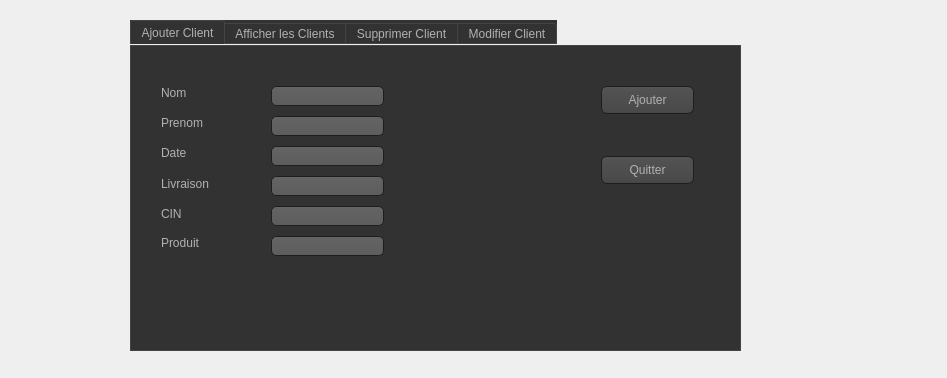
<?xml version="1.0" encoding="UTF-8"?>
<ui version="4.0">
 <class>ThirdDialog</class>
 <widget class="QDialog" name="ThirdDialog">
  <property name="geometry">
   <rect>
    <x>0</x>
    <y>0</y>
    <width>947</width>
    <height>378</height>
   </rect>
  </property>
  <property name="windowTitle">
   <string>Dialog</string>
  </property>
  <widget class="QTabWidget" name="tabWidget">
   <property name="geometry">
    <rect>
     <x>130</x>
     <y>20</y>
     <width>611</width>
     <height>331</height>
    </rect>
   </property>
   <property name="styleSheet">
    <string notr="true">QToolTip
{
     border: 1px solid black;
     background-color: #ffa02f;
     padding: 1px;
     border-radius: 3px;
     opacity: 100;
}

QWidget
{
    color: #b1b1b1;
    background-color: #323232;
}

QWidget:item:hover
{
    background-color: QLinearGradient( x1: 0, y1: 0, x2: 0, y2: 1, stop: 0 #ffa02f, stop: 1 #ca0619);
    color: #000000;
}

QWidget:item:selected
{
    background-color: QLinearGradient( x1: 0, y1: 0, x2: 0, y2: 1, stop: 0 #ffa02f, stop: 1 #d7801a);
}

QMenuBar::item
{
    background: transparent;
}

QMenuBar::item:selected
{
    background: transparent;
    border: 1px solid #ffaa00;
}

QMenuBar::item:pressed
{
    background: #444;
    border: 1px solid #000;
    background-color: QLinearGradient(
        x1:0, y1:0,
        x2:0, y2:1,
        stop:1 #212121,
        stop:0.4 #343434/*,
        stop:0.2 #343434,
        stop:0.1 #ffaa00*/
    );
    margin-bottom:-1px;
    padding-bottom:1px;
}

QMenu
{
    border: 1px solid #000;
}

QMenu::item
{
    padding: 2px 20px 2px 20px;
}

QMenu::item:selected
{
    color: #000000;
}

QWidget:disabled
{
    color: #404040;
    background-color: #323232;
}

QAbstractItemView
{
    background-color: QLinearGradient( x1: 0, y1: 0, x2: 0, y2: 1, stop: 0 #4d4d4d, stop: 0.1 #646464, stop: 1 #5d5d5d);
}

QWidget:focus
{
    /*border: 2px solid QLinearGradient( x1: 0, y1: 0, x2: 0, y2: 1, stop: 0 #ffa02f, stop: 1 #d7801a);*/
}

QLineEdit
{
    background-color: QLinearGradient( x1: 0, y1: 0, x2: 0, y2: 1, stop: 0 #4d4d4d, stop: 0 #646464, stop: 1 #5d5d5d);
    padding: 1px;
    border-style: solid;
    border: 1px solid #1e1e1e;
    border-radius: 5;
}

QPushButton
{
    color: #b1b1b1;
    background-color: QLinearGradient( x1: 0, y1: 0, x2: 0, y2: 1, stop: 0 #565656, stop: 0.1 #525252, stop: 0.5 #4e4e4e, stop: 0.9 #4a4a4a, stop: 1 #464646);
    border-width: 1px;
    border-color: #1e1e1e;
    border-style: solid;
    border-radius: 6;
    padding: 3px;
    font-size: 12px;
    padding-left: 5px;
    padding-right: 5px;
}

QPushButton:pressed
{
    background-color: QLinearGradient( x1: 0, y1: 0, x2: 0, y2: 1, stop: 0 #2d2d2d, stop: 0.1 #2b2b2b, stop: 0.5 #292929, stop: 0.9 #282828, stop: 1 #252525);
}

QComboBox
{
    selection-background-color: #ffaa00;
    background-color: QLinearGradient( x1: 0, y1: 0, x2: 0, y2: 1, stop: 0 #565656, stop: 0.1 #525252, stop: 0.5 #4e4e4e, stop: 0.9 #4a4a4a, stop: 1 #464646);
    border-style: solid;
    border: 1px solid #1e1e1e;
    border-radius: 5;
}

QComboBox:hover,QPushButton:hover
{
    border: 2px solid QLinearGradient( x1: 0, y1: 0, x2: 0, y2: 1, stop: 0 #ffa02f, stop: 1 #d7801a);
}


QComboBox:on
{
    padding-top: 3px;
    padding-left: 4px;
    background-color: QLinearGradient( x1: 0, y1: 0, x2: 0, y2: 1, stop: 0 #2d2d2d, stop: 0.1 #2b2b2b, stop: 0.5 #292929, stop: 0.9 #282828, stop: 1 #252525);
    selection-background-color: #ffaa00;
}

QComboBox QAbstractItemView
{
    border: 2px solid darkgray;
    selection-background-color: QLinearGradient( x1: 0, y1: 0, x2: 0, y2: 1, stop: 0 #ffa02f, stop: 1 #d7801a);
}

QComboBox::drop-down
{
     subcontrol-origin: padding;
     subcontrol-position: top right;
     width: 15px;

     border-left-width: 0px;
     border-left-color: darkgray;
     border-left-style: solid; /* just a single line */
     border-top-right-radius: 3px; /* same radius as the QComboBox */
     border-bottom-right-radius: 3px;
 }

QComboBox::down-arrow
{
     image: url(:/down_arrow.png);
}

QGroupBox:focus
{
border: 2px solid QLinearGradient( x1: 0, y1: 0, x2: 0, y2: 1, stop: 0 #ffa02f, stop: 1 #d7801a);
}

QTextEdit:focus
{
    border: 2px solid QLinearGradient( x1: 0, y1: 0, x2: 0, y2: 1, stop: 0 #ffa02f, stop: 1 #d7801a);
}

QScrollBar:horizontal {
     border: 1px solid #222222;
     background: QLinearGradient( x1: 0, y1: 0, x2: 0, y2: 1, stop: 0.0 #121212, stop: 0.2 #282828, stop: 1 #484848);
     height: 7px;
     margin: 0px 16px 0 16px;
}

QScrollBar::handle:horizontal
{
      background: QLinearGradient( x1: 0, y1: 0, x2: 1, y2: 0, stop: 0 #ffa02f, stop: 0.5 #d7801a, stop: 1 #ffa02f);
      min-height: 20px;
      border-radius: 2px;
}

QScrollBar::add-line:horizontal {
      border: 1px solid #1b1b19;
      border-radius: 2px;
      background: QLinearGradient( x1: 0, y1: 0, x2: 1, y2: 0, stop: 0 #ffa02f, stop: 1 #d7801a);
      width: 14px;
      subcontrol-position: right;
      subcontrol-origin: margin;
}

QScrollBar::sub-line:horizontal {
      border: 1px solid #1b1b19;
      border-radius: 2px;
      background: QLinearGradient( x1: 0, y1: 0, x2: 1, y2: 0, stop: 0 #ffa02f, stop: 1 #d7801a);
      width: 14px;
     subcontrol-position: left;
     subcontrol-origin: margin;
}

QScrollBar::right-arrow:horizontal, QScrollBar::left-arrow:horizontal
{
      border: 1px solid black;
      width: 1px;
      height: 1px;
      background: white;
}

QScrollBar::add-page:horizontal, QScrollBar::sub-page:horizontal
{
      background: none;
}

QScrollBar:vertical
{
      background: QLinearGradient( x1: 0, y1: 0, x2: 1, y2: 0, stop: 0.0 #121212, stop: 0.2 #282828, stop: 1 #484848);
      width: 7px;
      margin: 16px 0 16px 0;
      border: 1px solid #222222;
}

QScrollBar::handle:vertical
{
      background: QLinearGradient( x1: 0, y1: 0, x2: 0, y2: 1, stop: 0 #ffa02f, stop: 0.5 #d7801a, stop: 1 #ffa02f);
      min-height: 20px;
      border-radius: 2px;
}

QScrollBar::add-line:vertical
{
      border: 1px solid #1b1b19;
      border-radius: 2px;
      background: QLinearGradient( x1: 0, y1: 0, x2: 0, y2: 1, stop: 0 #ffa02f, stop: 1 #d7801a);
      height: 14px;
      subcontrol-position: bottom;
      subcontrol-origin: margin;
}

QScrollBar::sub-line:vertical
{
      border: 1px solid #1b1b19;
      border-radius: 2px;
      background: QLinearGradient( x1: 0, y1: 0, x2: 0, y2: 1, stop: 0 #d7801a, stop: 1 #ffa02f);
      height: 14px;
      subcontrol-position: top;
      subcontrol-origin: margin;
}

QScrollBar::up-arrow:vertical, QScrollBar::down-arrow:vertical
{
      border: 1px solid black;
      width: 1px;
      height: 1px;
      background: white;
}


QScrollBar::add-page:vertical, QScrollBar::sub-page:vertical
{
      background: none;
}

QTextEdit
{
    background-color: #242424;
}

QPlainTextEdit
{
    background-color: #242424;
}

QHeaderView::section
{
    background-color: QLinearGradient(x1:0, y1:0, x2:0, y2:1, stop:0 #616161, stop: 0.5 #505050, stop: 0.6 #434343, stop:1 #656565);
    color: white;
    padding-left: 4px;
    border: 1px solid #6c6c6c;
}

QCheckBox:disabled
{
color: #414141;
}

QDockWidget::title
{
    text-align: center;
    spacing: 3px; /* spacing between items in the tool bar */
    background-color: QLinearGradient(x1:0, y1:0, x2:0, y2:1, stop:0 #323232, stop: 0.5 #242424, stop:1 #323232);
}

QDockWidget::close-button, QDockWidget::float-button
{
    text-align: center;
    spacing: 1px; /* spacing between items in the tool bar */
    background-color: QLinearGradient(x1:0, y1:0, x2:0, y2:1, stop:0 #323232, stop: 0.5 #242424, stop:1 #323232);
}

QDockWidget::close-button:hover, QDockWidget::float-button:hover
{
    background: #242424;
}

QDockWidget::close-button:pressed, QDockWidget::float-button:pressed
{
    padding: 1px -1px -1px 1px;
}

QMainWindow::separator
{
    background-color: QLinearGradient(x1:0, y1:0, x2:0, y2:1, stop:0 #161616, stop: 0.5 #151515, stop: 0.6 #212121, stop:1 #343434);
    color: white;
    padding-left: 4px;
    border: 1px solid #4c4c4c;
    spacing: 3px; /* spacing between items in the tool bar */
}

QMainWindow::separator:hover
{

    background-color: QLinearGradient(x1:0, y1:0, x2:0, y2:1, stop:0 #d7801a, stop:0.5 #b56c17 stop:1 #ffa02f);
    color: white;
    padding-left: 4px;
    border: 1px solid #6c6c6c;
    spacing: 3px; /* spacing between items in the tool bar */
}

QToolBar::handle
{
     spacing: 3px; /* spacing between items in the tool bar */
     background: url(:/images/handle.png);
}

QMenu::separator
{
    height: 2px;
    background-color: QLinearGradient(x1:0, y1:0, x2:0, y2:1, stop:0 #161616, stop: 0.5 #151515, stop: 0.6 #212121, stop:1 #343434);
    color: white;
    padding-left: 4px;
    margin-left: 10px;
    margin-right: 5px;
}

QProgressBar
{
    border: 2px solid grey;
    border-radius: 5px;
    text-align: center;
}

QProgressBar::chunk
{
    background-color: #d7801a;
    width: 2.15px;
    margin: 0.5px;
}

QTabBar::tab {
    color: #b1b1b1;
    border: 1px solid #444;
    border-bottom-style: none;
    background-color: #323232;
    padding-left: 10px;
    padding-right: 10px;
    padding-top: 3px;
    padding-bottom: 2px;
    margin-right: -1px;
}

QTabWidget::pane {
    border: 1px solid #444;
    top: 1px;
}

QTabBar::tab:last
{
    margin-right: 0; /* the last selected tab has nothing to overlap with on the right */
    border-top-right-radius: 3px;
}

QTabBar::tab:first:!selected
{
 margin-left: 0px; /* the last selected tab has nothing to overlap with on the right */


    border-top-left-radius: 3px;
}

QTabBar::tab:!selected
{
    color: #b1b1b1;
    border-bottom-style: solid;
    margin-top: 3px;
    background-color: QLinearGradient(x1:0, y1:0, x2:0, y2:1, stop:1 #212121, stop:.4 #343434);
}

QTabBar::tab:selected
{
    border-top-left-radius: 3px;
    border-top-right-radius: 3px;
    margin-bottom: 0px;
}

QTabBar::tab:!selected:hover
{
    /*border-top: 2px solid #ffaa00;
    padding-bottom: 3px;*/
    border-top-left-radius: 3px;
    border-top-right-radius: 3px;
    background-color: QLinearGradient(x1:0, y1:0, x2:0, y2:1, stop:1 #212121, stop:0.4 #343434, stop:0.2 #343434, stop:0.1 #ffaa00);
}

QRadioButton::indicator:checked, QRadioButton::indicator:unchecked{
    color: #b1b1b1;
    background-color: #323232;
    border: 1px solid #b1b1b1;
    border-radius: 6px;
}

QRadioButton::indicator:checked
{
    background-color: qradialgradient(
        cx: 0.5, cy: 0.5,
        fx: 0.5, fy: 0.5,
        radius: 1.0,
        stop: 0.25 #ffaa00,
        stop: 0.3 #323232
    );
}

QCheckBox::indicator{
    color: #b1b1b1;
    background-color: #323232;
    border: 1px solid #b1b1b1;
    width: 9px;
    height: 9px;
}

QRadioButton::indicator
{
    border-radius: 6px;
}

QRadioButton::indicator:hover, QCheckBox::indicator:hover
{
    border: 1px solid #ffaa00;
}

QCheckBox::indicator:checked
{
    image:url(:/images/checkbox.png);
}

QCheckBox::indicator:disabled, QRadioButton::indicator:disabled
{
    border: 1px solid #444;
}</string>
   </property>
   <property name="currentIndex">
    <number>0</number>
   </property>
   <widget class="QWidget" name="tab_5">
    <attribute name="title">
     <string>Ajouter Client</string>
    </attribute>
    <widget class="QLabel" name="label">
     <property name="geometry">
      <rect>
       <x>30</x>
       <y>160</y>
       <width>61</width>
       <height>16</height>
      </rect>
     </property>
     <property name="text">
      <string>CIN</string>
     </property>
    </widget>
    <widget class="QLabel" name="label_15">
     <property name="geometry">
      <rect>
       <x>30</x>
       <y>100</y>
       <width>47</width>
       <height>13</height>
      </rect>
     </property>
     <property name="text">
      <string>Date</string>
     </property>
    </widget>
    <widget class="QLabel" name="label_16">
     <property name="geometry">
      <rect>
       <x>30</x>
       <y>130</y>
       <width>51</width>
       <height>16</height>
      </rect>
     </property>
     <property name="text">
      <string>Livraison</string>
     </property>
    </widget>
    <widget class="QLineEdit" name="lineEdit_CIN_2">
     <property name="geometry">
      <rect>
       <x>140</x>
       <y>160</y>
       <width>113</width>
       <height>20</height>
      </rect>
     </property>
    </widget>
    <widget class="QLineEdit" name="lineEdit_Date_2">
     <property name="geometry">
      <rect>
       <x>140</x>
       <y>100</y>
       <width>113</width>
       <height>20</height>
      </rect>
     </property>
    </widget>
    <widget class="QLineEdit" name="lineEdit_Livraison_2">
     <property name="geometry">
      <rect>
       <x>140</x>
       <y>130</y>
       <width>113</width>
       <height>20</height>
      </rect>
     </property>
    </widget>
    <widget class="QLineEdit" name="lineEdit_Produit_2">
     <property name="geometry">
      <rect>
       <x>140</x>
       <y>190</y>
       <width>113</width>
       <height>20</height>
      </rect>
     </property>
    </widget>
    <widget class="QLabel" name="label_17">
     <property name="geometry">
      <rect>
       <x>30</x>
       <y>190</y>
       <width>47</width>
       <height>13</height>
      </rect>
     </property>
     <property name="text">
      <string>Produit</string>
     </property>
    </widget>
    <widget class="QLineEdit" name="lineEdit_Prenom_2">
     <property name="geometry">
      <rect>
       <x>140</x>
       <y>70</y>
       <width>113</width>
       <height>20</height>
      </rect>
     </property>
    </widget>
    <widget class="QLineEdit" name="lineEdit_Nom_2">
     <property name="geometry">
      <rect>
       <x>140</x>
       <y>40</y>
       <width>113</width>
       <height>20</height>
      </rect>
     </property>
    </widget>
    <widget class="QLabel" name="label_18">
     <property name="geometry">
      <rect>
       <x>30</x>
       <y>70</y>
       <width>47</width>
       <height>13</height>
      </rect>
     </property>
     <property name="text">
      <string>Prenom</string>
     </property>
    </widget>
    <widget class="QLabel" name="label_19">
     <property name="geometry">
      <rect>
       <x>30</x>
       <y>40</y>
       <width>47</width>
       <height>13</height>
      </rect>
     </property>
     <property name="text">
      <string>Nom</string>
     </property>
    </widget>
    <widget class="QPushButton" name="pushButton">
     <property name="geometry">
      <rect>
       <x>470</x>
       <y>40</y>
       <width>93</width>
       <height>28</height>
      </rect>
     </property>
     <property name="text">
      <string>Ajouter</string>
     </property>
    </widget>
    <widget class="QPushButton" name="pushButton_3">
     <property name="geometry">
      <rect>
       <x>470</x>
       <y>110</y>
       <width>93</width>
       <height>28</height>
      </rect>
     </property>
     <property name="text">
      <string>Quitter</string>
     </property>
    </widget>
   </widget>
   <widget class="QWidget" name="tab_6">
    <attribute name="title">
     <string>Afficher les Clients</string>
    </attribute>
    <widget class="QTableView" name="tabclient_2">
     <property name="geometry">
      <rect>
       <x>10</x>
       <y>10</y>
       <width>361</width>
       <height>251</height>
      </rect>
     </property>
    </widget>
    <widget class="QPushButton" name="pushButton_2">
     <property name="geometry">
      <rect>
       <x>480</x>
       <y>30</y>
       <width>93</width>
       <height>28</height>
      </rect>
     </property>
     <property name="text">
      <string>Recherche</string>
     </property>
    </widget>
   </widget>
   <widget class="QWidget" name="tab_7">
    <attribute name="title">
     <string>Supprimer Client</string>
    </attribute>
    <widget class="QLineEdit" name="lineEdit_id_3">
     <property name="geometry">
      <rect>
       <x>140</x>
       <y>30</y>
       <width>113</width>
       <height>20</height>
      </rect>
     </property>
    </widget>
    <widget class="QLabel" name="label_20">
     <property name="geometry">
      <rect>
       <x>20</x>
       <y>30</y>
       <width>61</width>
       <height>16</height>
      </rect>
     </property>
     <property name="text">
      <string>prenom</string>
     </property>
    </widget>
    <widget class="QPushButton" name="pb_supprimer_2">
     <property name="geometry">
      <rect>
       <x>240</x>
       <y>140</y>
       <width>75</width>
       <height>23</height>
      </rect>
     </property>
     <property name="text">
      <string>Supprimer</string>
     </property>
    </widget>
   </widget>
   <widget class="QWidget" name="tab_8">
    <attribute name="title">
     <string>Modifier Client</string>
    </attribute>
    <widget class="QLineEdit" name="lineEdit_nomrech_2">
     <property name="geometry">
      <rect>
       <x>130</x>
       <y>20</y>
       <width>113</width>
       <height>20</height>
      </rect>
     </property>
    </widget>
    <widget class="QLabel" name="label_21">
     <property name="geometry">
      <rect>
       <x>20</x>
       <y>20</y>
       <width>91</width>
       <height>20</height>
      </rect>
     </property>
     <property name="text">
      <string>nom a modifier</string>
     </property>
    </widget>
    <widget class="QPushButton" name="pb_Modifier_2">
     <property name="geometry">
      <rect>
       <x>270</x>
       <y>170</y>
       <width>75</width>
       <height>23</height>
      </rect>
     </property>
     <property name="text">
      <string>Modifier</string>
     </property>
    </widget>
    <widget class="QLabel" name="label_22">
     <property name="geometry">
      <rect>
       <x>30</x>
       <y>40</y>
       <width>81</width>
       <height>30</height>
      </rect>
     </property>
     <property name="text">
      <string>prenom a mod</string>
     </property>
    </widget>
    <widget class="QLineEdit" name="lineEdit_dateLN_2">
     <property name="geometry">
      <rect>
       <x>130</x>
       <y>80</y>
       <width>113</width>
       <height>20</height>
      </rect>
     </property>
    </widget>
    <widget class="QLabel" name="label_23">
     <property name="geometry">
      <rect>
       <x>20</x>
       <y>110</y>
       <width>91</width>
       <height>20</height>
      </rect>
     </property>
     <property name="text">
      <string>livraison</string>
     </property>
    </widget>
    <widget class="QLineEdit" name="lineEdit_LivraisonCN_2">
     <property name="geometry">
      <rect>
       <x>130</x>
       <y>110</y>
       <width>113</width>
       <height>20</height>
      </rect>
     </property>
    </widget>
    <widget class="QLabel" name="label_24">
     <property name="geometry">
      <rect>
       <x>20</x>
       <y>140</y>
       <width>91</width>
       <height>20</height>
      </rect>
     </property>
     <property name="text">
      <string>CIN</string>
     </property>
    </widget>
    <widget class="QLineEdit" name="lineEdit_prenomN_2">
     <property name="geometry">
      <rect>
       <x>130</x>
       <y>50</y>
       <width>113</width>
       <height>20</height>
      </rect>
     </property>
    </widget>
    <widget class="QLabel" name="label_25">
     <property name="geometry">
      <rect>
       <x>20</x>
       <y>80</y>
       <width>91</width>
       <height>20</height>
      </rect>
     </property>
     <property name="text">
      <string>date</string>
     </property>
    </widget>
    <widget class="QLineEdit" name="lineEdit_CINN_2">
     <property name="geometry">
      <rect>
       <x>130</x>
       <y>140</y>
       <width>113</width>
       <height>20</height>
      </rect>
     </property>
    </widget>
    <widget class="QLineEdit" name="lineEdit_ProduitN_2">
     <property name="geometry">
      <rect>
       <x>130</x>
       <y>170</y>
       <width>113</width>
       <height>20</height>
      </rect>
     </property>
    </widget>
    <widget class="QLabel" name="label_26">
     <property name="geometry">
      <rect>
       <x>30</x>
       <y>170</y>
       <width>71</width>
       <height>20</height>
      </rect>
     </property>
     <property name="text">
      <string>produit</string>
     </property>
    </widget>
   </widget>
  </widget>
 </widget>
 <resources/>
 <connections/>
</ui>
